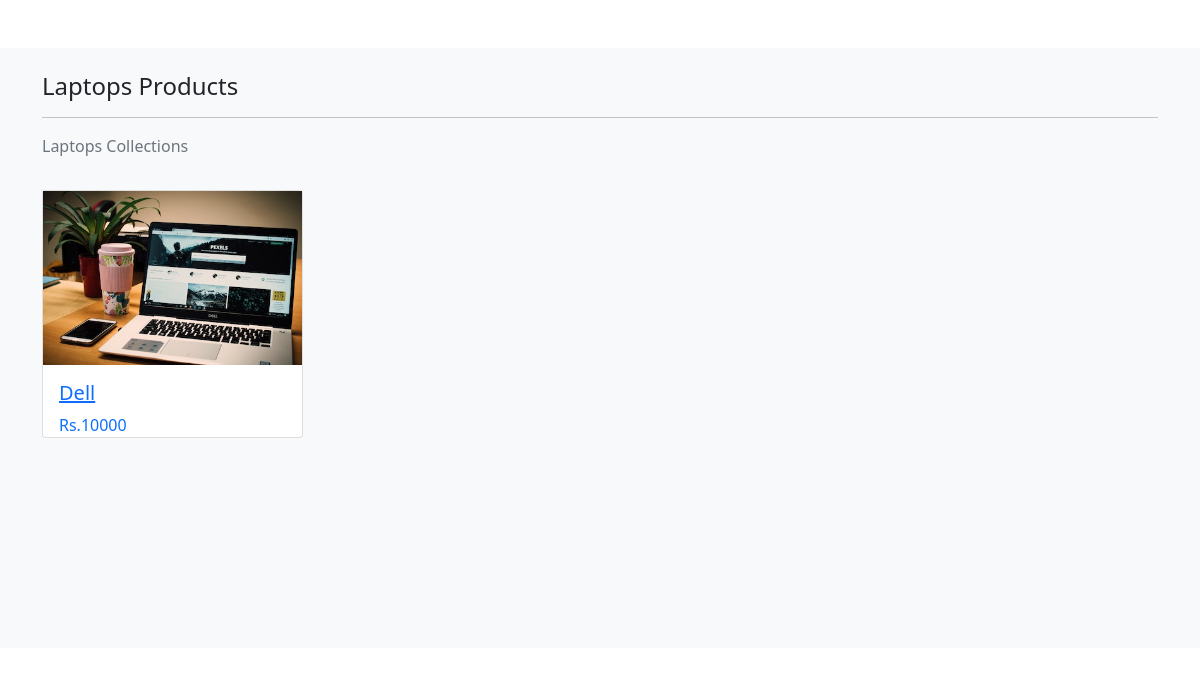
Screenshot of /userhome/Laptops with the database file from the repository.
### eapp/models.py (models this page shows, shortened)
class Category(models.Model):
    name = models.CharField(max_length=150,null =False,blank = True)
    image = models.ImageField( upload_to=getFileName,null =False,blank = True)
    description = models.TextField(max_length=400,null =False,blank = True)
    status = models.BooleanField(default = False,help_text ="0-show,1-hidden")
    created_at = models.DateTimeField( auto_now_add=True)

class Product(models.Model):
    Category = models.ForeignKey("Category", on_delete=models.CASCADE)
    name = models.CharField(max_length=150,null =False,blank = True)
    vendor = models.CharField(max_length=150,null =False,blank = True)
    Product_image = models.ImageField( upload_to=getFileName,null =False,blank = True)
    quantity = models.IntegerField(null =False,blank = True)
    price = models.IntegerField(null =False,blank = True)
    description = models.TextField(max_length=400,null =False,blank = True)
    status = models.BooleanField(default = False,help_text ="0-show,1-hidden")
    created_at = models.DateTimeField( auto_now_add=True)

### eapp/views.py (the view)
# urls.py: path('userhome/<str:name>',views.productview,name="userhome"),
def productview(request,name):
  if(Category.objects.filter(name=name,status=0)):
      products=Product.objects.filter(Category__name=name)
      return render(request,"eapp_temp/products.html",{"products":products,"category_name":name})
  else:
    messages.warning(request,"No Such Catagory Found")
    return redirect('userhome')

### templates/eapp_temp/products.html (shortened to what this page needs)
{% extends 'base.html' %}
{% block content %}
<section class="bg-light py-4 my-5" style="min-height:600px;">
  <div class="container">
    <div class="row">
      <div class="col-12">
        <h4 class="mb-3">{{category_name}} Products</h4>
        <hr style="border-color:#b8bfc2;">
        <nav aria-label="breadcrumb">
          <ol class="breadcrumb">
            <li class="breadcrumb-item active">{{category_name}} Collections</li>
          </ol>
        </nav>
      </div>
      {% for prod in products %}
      <div class="col-md-4 col-lg-3">
        <div class="card my-3">
          <img src="{{prod.Product_image.url}}"  class="card-image-top" alt="Categories">
          <a href="{% url 'productdetails' category_name prod.name %}">
          <div class="card-body">
            <h5 class="card-title text-primary">{{ prod.name }}</h5>
            <p class="card-text">
              <span class="float-start oprice">Rs.{{ prod.price | stringformat:'d'}}</span>
            </p>
          </div>
        </a>
        </div>
      </div>
      {% endfor %}
    </div>
  </div>
</section>
{% endblock content %}

### rows the page displays
Category: name "Laptops"
Product: Product_image (picture), name "Dell", price "10000"
